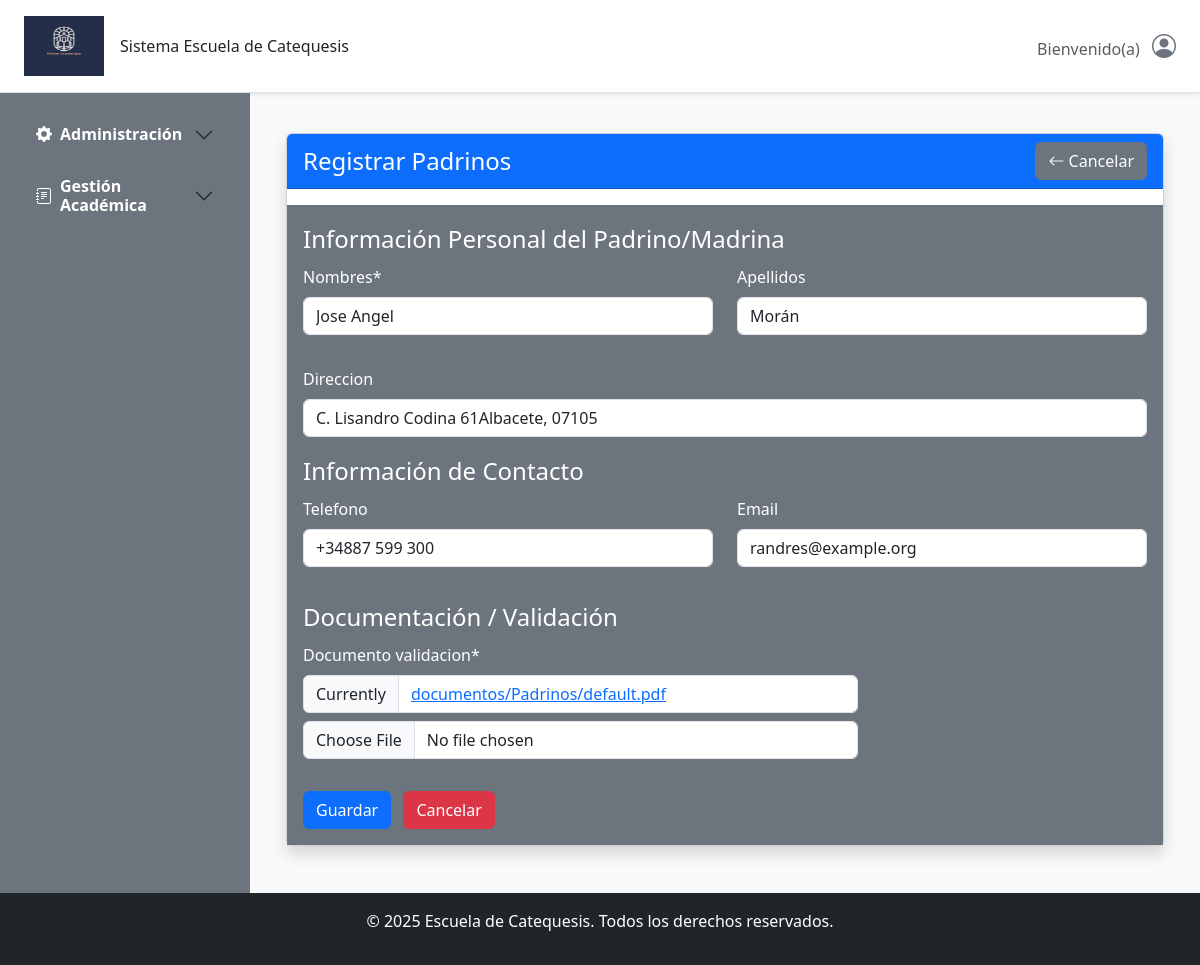
/padrino/padrinos/1/editar/, run on an earlier commit of the app's database.
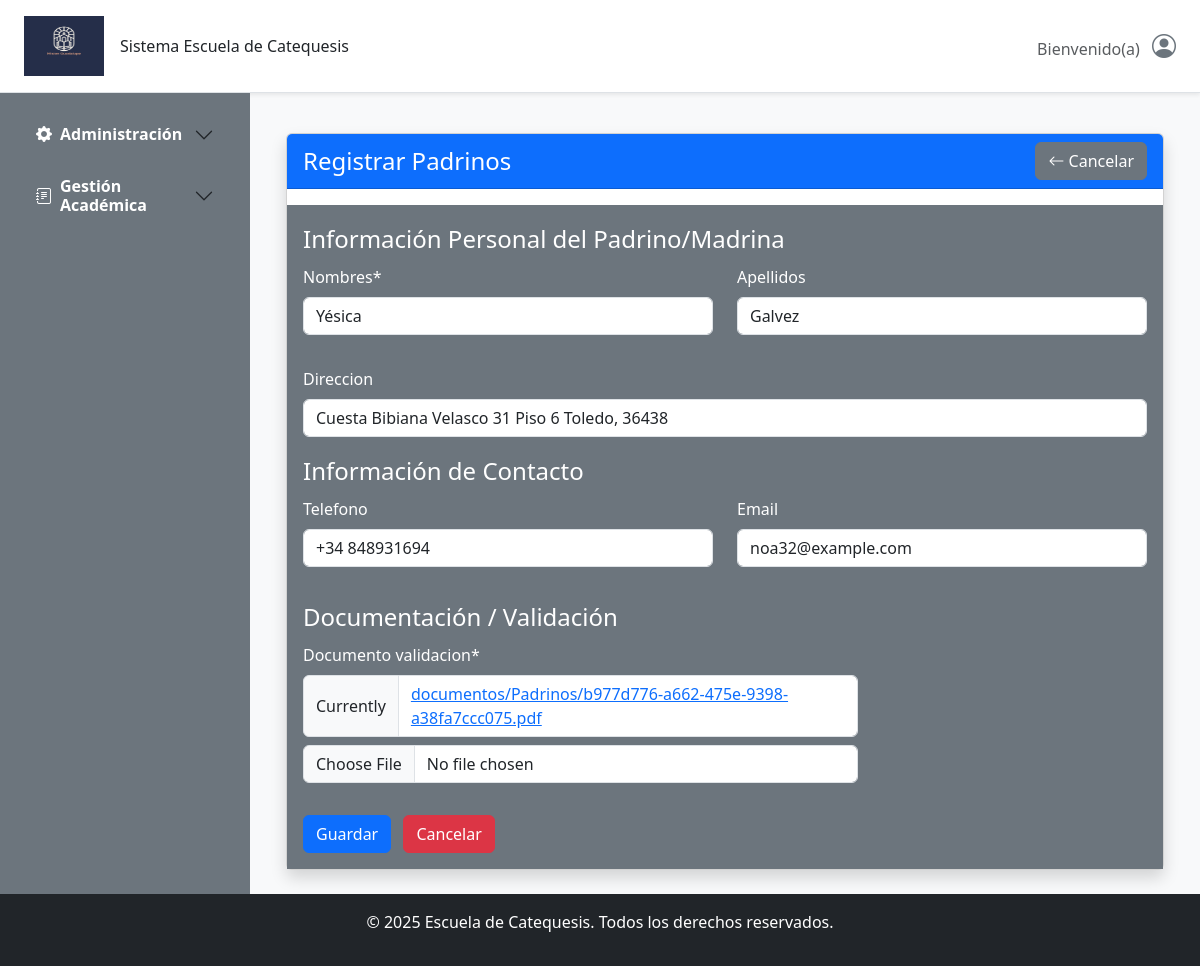
And on a later commit of the database.
### gestion/models.py (models this page shows, shortened)
class BaseModel(models.Model):
    nombres = models.CharField(max_length=100, blank=False,null=False)
    apellidos = models.CharField(max_length=100, blank=True,null=False)
    direccion = models.CharField(max_length=250, blank=True)
    codigo_postal = models.CharField(max_length=10, blank=True)
    telefono = models.CharField(max_length=15, blank=True)
    email = models.EmailField(blank=True)
    class Meta:
        abstract = True  # Esto indica que no se creará una tabla para este modelo

class AuditModel(models.Model):
    creado_por = models.CharField(max_length=150, blank=True, null=True, editable=False)
    actualizado_por = models.CharField(max_length=150, blank=True, null=True, editable=False)
    fecha_creacion = models.DateTimeField(auto_now_add=True)
    ultima_actualizacion = models.DateTimeField(auto_now=True)
    class Meta:
        abstract = True

class Padrino(BaseModel, AuditModel):
    documento_validacion = models.FileField(upload_to="documentos/Padrinos/", blank=False)
    class Meta:
        verbose_name = 'Padrino'
        verbose_name_plural = 'Padrinos'

### gestion/views/padrino_views.py (the view)
# urls.py: path('padrinos/<int:pk>/editar/', PadrinoUpdateView.as_view(), name='padrino_update'),
class PadrinoUpdateView(UpdateView):
    model = Padrino
    form_class = PadrinoForm
    template_name = 'Gestion/padrinos/padrino_create.html'
    success_url = reverse_lazy('padrino_list')
    cancel_url = reverse_lazy('padrino_list')
    title = 'Actualizar padrino'

### templates/Gestion/Padrinos/padrino_create.html
{% extends 'shared/base_form.html' %}
{% block form_title %}
    Registrar Padrinos
{% endblock %}

### templates/shared/base_form.html (shortened to what this page needs)
{% extends 'base.html' %}
{% load static %}
{% load crispy_forms_tags %}
{% block content %}
<div class="container mt-3">
    <div class="card shadow">
        <div class="card-header d-flex justify-content-between align-items-center bg-primary text-white mb-3">
            <h4 class="mb-0">
                {% block form_title %}{% endblock %}
            </h4>
                <a href="{{ cancel_url }}" class="btn btn-secondary text-white">
                    <i class="bi bi-arrow-left"></i> Cancelar
                </a>
        </div>
        <div class="card-body bg-secondary text-white">
            <form method="post" enctype="multipart/form-data" novalidate>
                {% crispy form %}
            </form>
        </div>
    </div>
</div>
{% endblock %}

What changed in the data, as far as the page shows it:
changed Padrino: nombres "Jose Angel" → "Yésica"; apellidos "Morán" → "Galvez"; direccion "C. Lisandro Codina 61Albacete, 07105" → "Cuesta Bibiana Velasco 31 Piso 6 Toledo, 36438"; telefono "+34887 599 300" → "+34 848931694"; email "randres@example.org" → "noa32@example.com"
Also different on the page:
text no longer shown: "Información Personal del Padrino/Madrina Nombres * Apellidos Direccion Información de Contacto Telefono Email Documentación / Validación Documento validacion * Currently documentos/Padrinos/default.pdf Cancelar"
text now shown: "Información Personal del Padrino/Madrina Nombres * Apellidos Direccion Información de Contacto Telefono Email Documentación / Validación Documento validacion * Currently documentos/Padrinos/b977d776-a662-475e-9398-a38fa7ccc075.pdf Cancelar"
